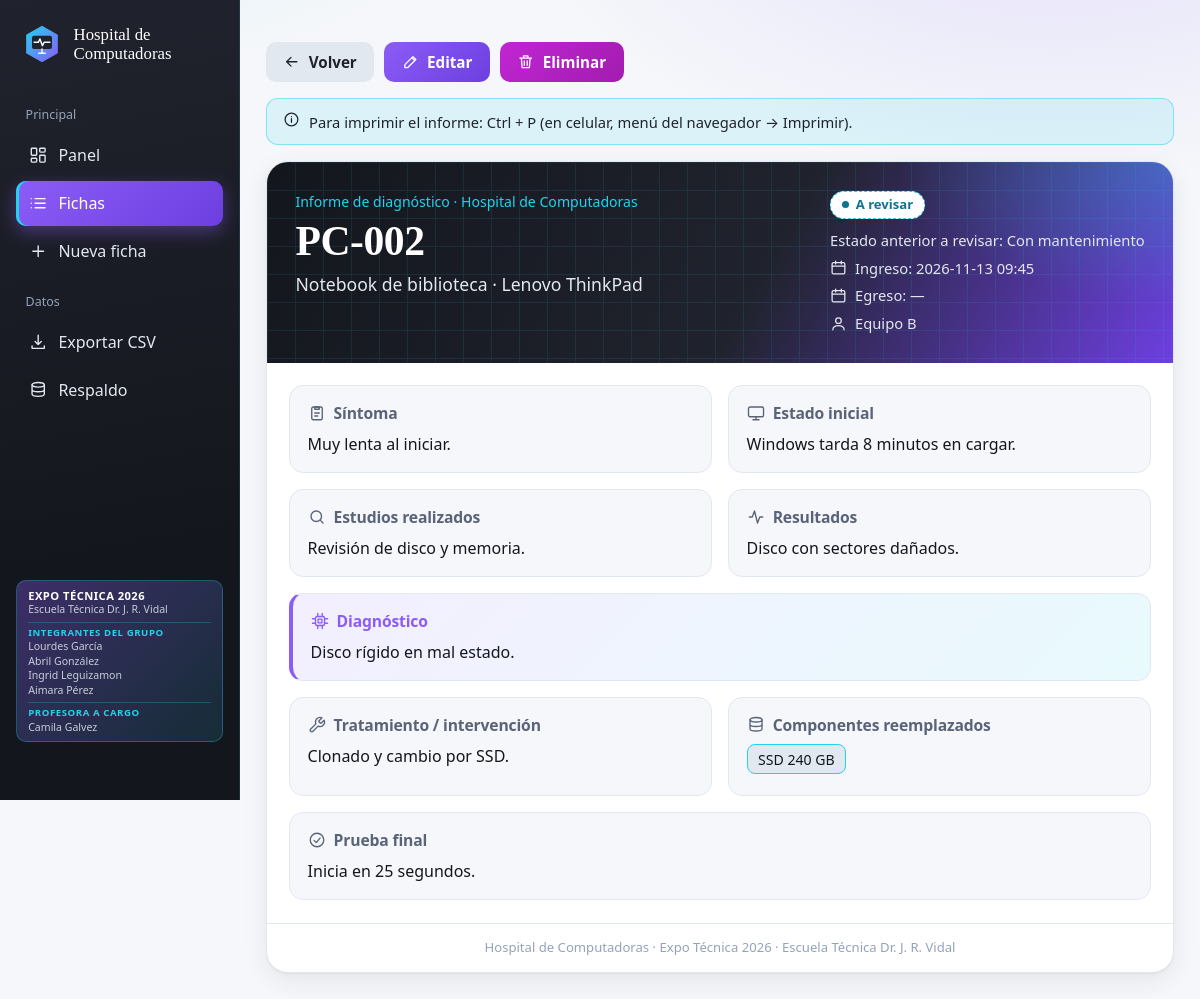
/ficha/2, run on the app's committed database.
### tables this page shows
CREATE TABLE fichas (
            id            INTEGER PRIMARY KEY AUTOINCREMENT,
            codigo        TEXT,
            paciente      TEXT NOT NULL,
            marca_modelo  TEXT,
            sintoma       TEXT NOT NULL,
            estado_inicial TEXT,
            estudios      TEXT,
            resultados    TEXT,
            diagnostico   TEXT,
            tratamiento   TEXT,
            componentes   TEXT,
            prueba_final  TEXT,
            estado_final  TEXT,
            fecha_ingreso TEXT,
            fecha_egreso  TEXT,
            tecnico       TEXT
        , estado_anterior TEXT);

### app.py (the view)
@app.route("/ficha/<int:ficha_id>")
def ver(ficha_id):
    return render_template("ficha.html", f=buscar_ficha(ficha_id), campos=CAMPOS_TEXTO)

### app.py (called while the page is built)
def get_db():
    if "db" not in g:
        g.db = sqlite3.connect(RUTA_DB)
        g.db.row_factory = sqlite3.Row  # permite usar fila["paciente"]
    return g.db

@app.teardown_appcontext
def cerrar_db(error=None):
    db = g.pop("db", None)
    if db is not None:
        db.close()

def buscar_ficha(ficha_id):
    ficha = get_db().execute("SELECT * FROM fichas WHERE id = ?", (ficha_id,)).fetchone()
    if ficha is None:
        abort(404)
    return ficha

@app.template_filter("fecha")
def formatear_fecha(valor):
    return valor.replace("T", " ") if valor else "—"

### templates/ficha.html (shortened to what this page needs)
{% extends "base.html" %}
{% from "_iconos.html" import icono %}
{% block contenido %}
<div class="botones no-imprimir">
  <a class="boton suave" href="{{ url_for('listado') }}">{{ icono('volver') }}Volver</a>
  <a class="boton principal" href="{{ url_for('editar', ficha_id=f.id) }}">{{ icono('editar') }}Editar</a>
  <a class="boton peligro" href="{{ url_for('eliminar', ficha_id=f.id) }}">{{ icono('papelera') }}Eliminar</a>
</div>
<p class="nota no-imprimir">{{ icono('info') }}Para imprimir el informe: Ctrl + P (en celular, menú del navegador → Imprimir).</p>
<article class="informe">
  <header class="informe-cab">
    <div>
      <p class="informe-tipo">Informe de diagnóstico · Hospital de Computadoras</p>
      <h1>{{ f.codigo }}</h1>
      <p class="informe-pac">{{ f.paciente }}{% if f.marca_modelo %} · {{ f.marca_modelo }}{% endif %}</p>
    </div>
    <div class="informe-meta">
      {% if not f.estado_final and f.estado_anterior %}<span class="chip e-rev">A revisar</span>
      {% else %}<span class="chip e-{{ f.estado_final|ec }}">{{ f.estado_final or 'Sin definir' }}</span>{% endif %}
      {% if not f.estado_final and f.estado_anterior %}<p>Estado anterior a revisar: {{ f.estado_anterior }}</p>{% endif %}
      <p>{{ icono('cal') }}Ingreso: {{ f.fecha_ingreso|fecha }}</p>
      <p>{{ icono('cal') }}Egreso: {{ f.fecha_egreso|fecha }}</p>
      <p>{{ icono('user') }}{{ f.tecnico or 'Sin técnico asignado' }}</p>
    </div>
  </header>
  <div class="informe-grilla">
    <section class="bloque"><h2>{{ icono('ficha') }}Síntoma</h2><p>{{ f.sintoma or '—' }}</p></section>
    <section class="bloque"><h2>{{ icono('pc') }}Estado inicial</h2><p>{{ f.estado_inicial or '—' }}</p></section>
    <section class="bloque"><h2>{{ icono('buscar') }}Estudios realizados</h2><p>{{ f.estudios or '—' }}</p></section>
    <section class="bloque"><h2>{{ icono('pulso') }}Resultados</h2><p>{{ f.resultados or '—' }}</p></section>
    <section class="bloque destacado ancho"><h2>{{ icono('chip') }}Diagnóstico</h2><p>{{ f.diagnostico or '—' }}</p></section>
    <section class="bloque"><h2>{{ icono('llave') }}Tratamiento / intervención</h2><p>{{ f.tratamiento or '—' }}</p></section>
    <section class="bloque"><h2>{{ icono('datos') }}Componentes reemplazados</h2>
      {% if f.componentes %}<p>{% for c in f.componentes.split(',') if c.strip() %}<span class="tag">{{ c.strip() }}</span>{% endfor %}</p>{% else %}<p>—</p>{% endif %}</section>
    <section class="bloque ancho"><h2>{{ icono('ok') }}Prueba final</h2><p>{{ f.prueba_final or '—' }}</p></section>
  </div>
  <footer class="informe-pie">Hospital de Computadoras · Expo Técnica 2026 · Escuela Técnica Dr. J. R. Vidal</footer>
</article>
{% endblock %}

### data on the page
fichas: codigo "PC-002", paciente "Notebook de biblioteca", marca_modelo "Lenovo ThinkPad", estado_anterior "Con mantenimiento", fecha_ingreso|fecha "2026-11-13 09:45", fecha_egreso|fecha "—", tecnico "Equipo B", sintoma "Muy lenta al iniciar.", estado_inicial "Windows tarda 8 minutos en cargar.", estudios "Revisión de disco y memoria.", resultados "Disco con sectores dañados.", diagnostico "Disco rígido en mal estado.", tratamiento "Clonado y cambio por SSD.", strip "SSD 240 GB", prueba_final "Inicia en 25 segundos."
